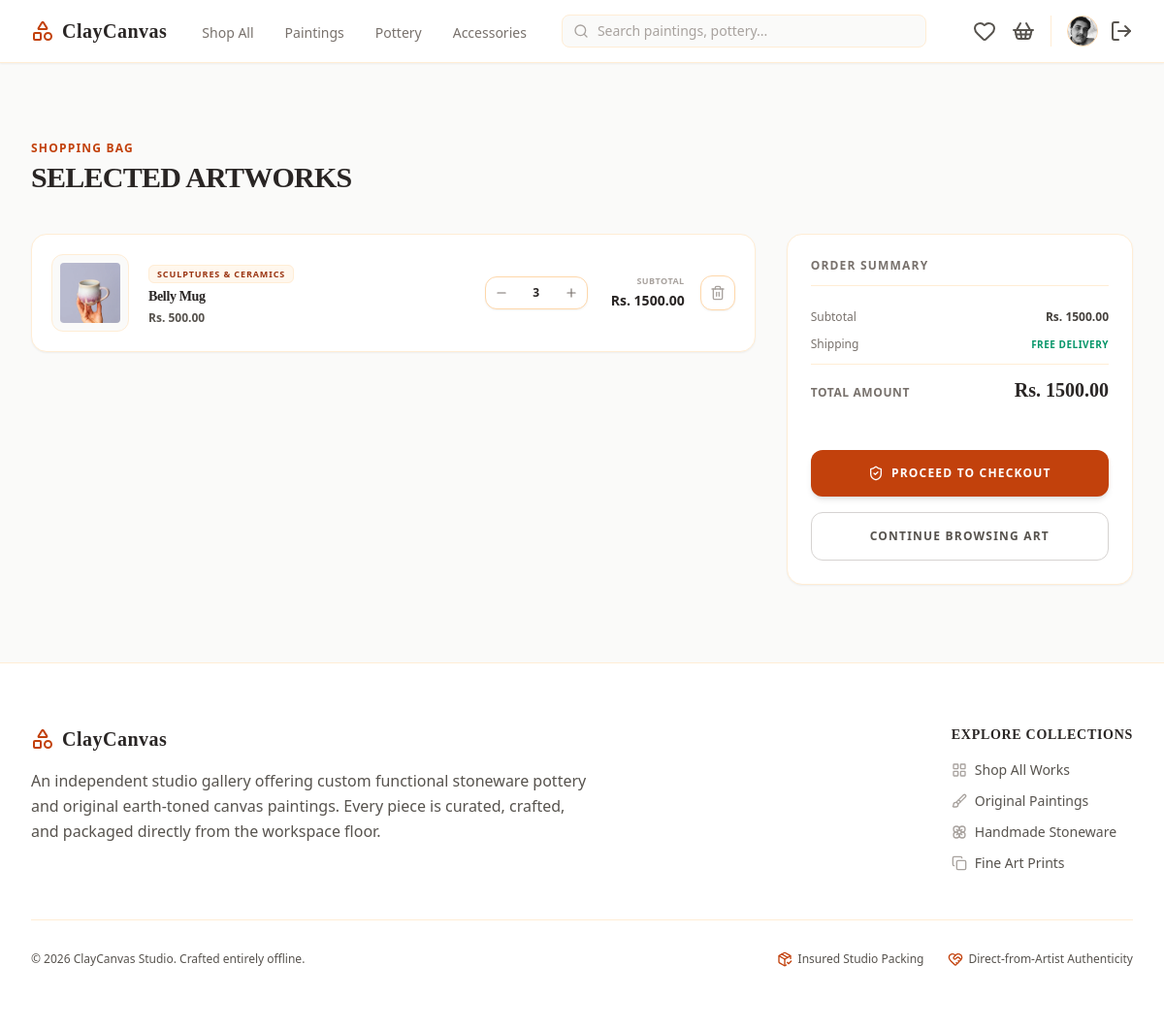
/cart/ (signed in), run on an earlier commit of the app's database.
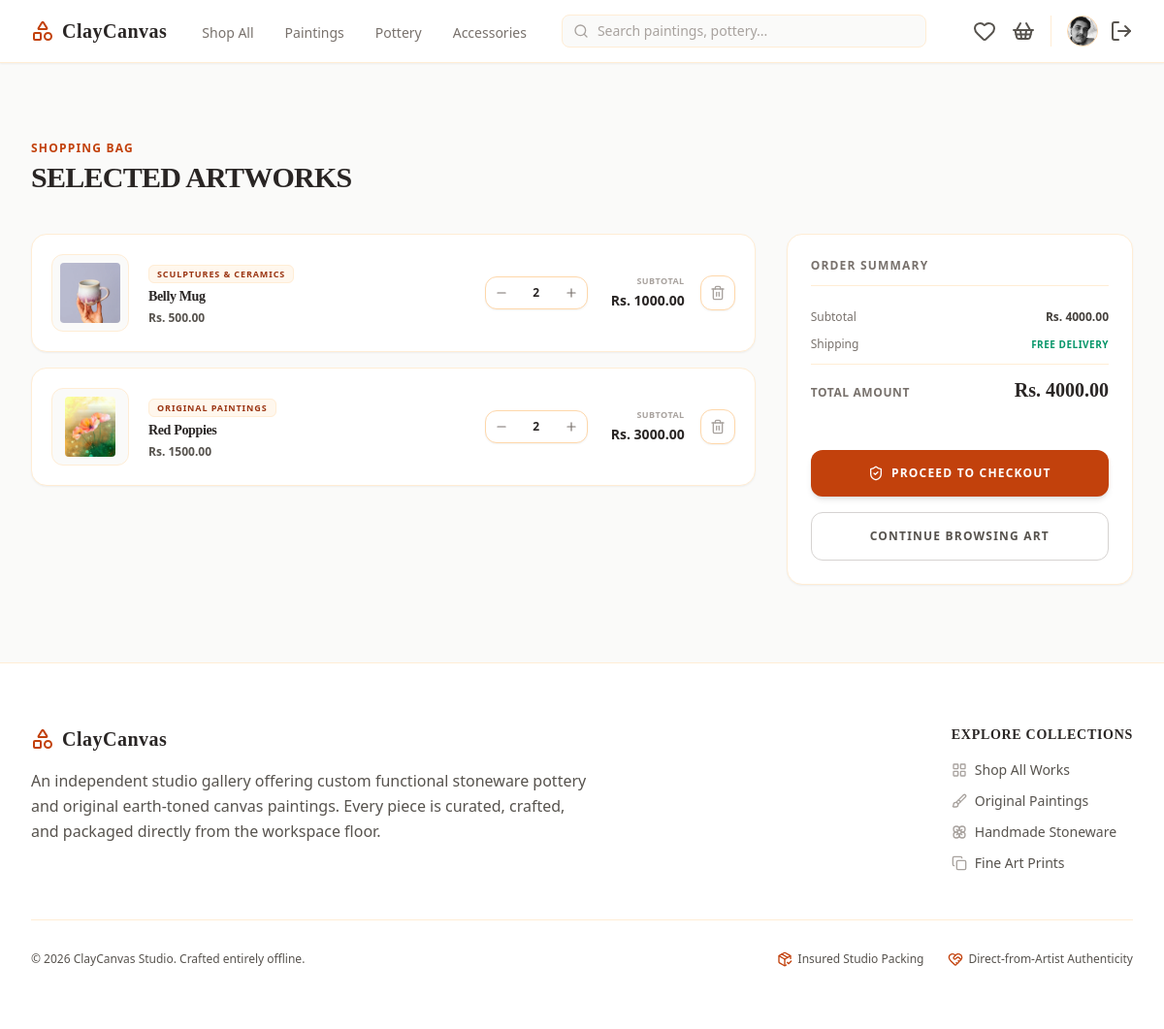
And on a later commit of the database.
### cc_app/models.py (models this page shows, shortened)
class User(AbstractUser):
    phone = models.CharField(max_length=20, blank=True)
    address = models.TextField(blank=True)
    profile_picture = models.ImageField(upload_to='images/user/', blank=True, null=True)

class CartItem(models.Model):
    cart = models.ForeignKey(Cart, on_delete=models.CASCADE, related_name='items')
    product = models.ForeignKey(Product, on_delete=models.CASCADE)
    quantity = models.PositiveIntegerField(default=1)
    @property
    def total_price(self):
        return self.product.price * self.quantity

class Product(models.Model):
    class Category(models.TextChoices):
        PAINTINGS = 'paintings', 'Original Paintings'
        POTTERY = 'pottery', 'Handmade Pottery'
        CERAMICS = 'ceramics', 'Sculptures & Ceramics'
        PRINTS = 'prints', 'Canvas & Fine Art Prints'
        ACCESSORIES = 'accessories', 'Art Supplies & Displays'
    name = models.CharField(max_length=255)
    category = models.CharField(max_length=30, choices=Category.choices)
    description = models.TextField(help_text="Detailed description of the artwork, dimensions, and materials used.")
    price = models.DecimalField(max_digits=10, decimal_places=2)
    stock = models.PositiveIntegerField(default=1, help_text="Set to 1 for unique, original one-off masterworks.")
    product_image = models.ImageField(upload_to='images/products/')
    is_active = models.BooleanField(default=True)
    created_at = models.DateTimeField(auto_now_add=True)

### cc_app/views/cart_view.py (the view)
# urls.py: path('cart/', cart_view, name='cart'),
@login_required
def cart_view(request):
    if request.user.is_staff:
        messages.error(request, "Staff members do not have a shopping cart.")
        return redirect('/products/')
    cart, created = Cart.objects.get_or_create(customer=request.user)
    cart_items = CartItem.objects.filter(cart=cart)
    total_price = sum(item.product.price * item.quantity for item in cart_items)
    return render(request, 'main/cart_page.html', {'cart_items': cart_items, 'total_price': total_price})

### cc_app/templates/main/cart_page.html (shortened to what this page needs)
<!DOCTYPE html>
<html lang="en">
<head>
    {% load static %}
    <link href="{% static 'css/styles.css' %}" rel="stylesheet" />
</head>
<body class="bg-stone-50 text-stone-800 font-sans min-h-screen flex flex-col">
    {% include 'components/_navbar.html' %}
    <main class="flex-grow max-w-7xl w-full mx-auto px-4 sm:px-6 lg:px-8 py-12 lg:py-20">
        <div class="mb-10">
            <h1 class="text-xs font-bold uppercase tracking-widest text-orange-700 mb-1">Shopping Bag</h1>
            <p class="text-2xl lg:text-3xl font-bold tracking-tight text-stone-950 uppercase font-serif">Selected Artworks</p>
        </div>
        {% if cart_items %}
            <div class="grid grid-cols-1 lg:grid-cols-3 gap-8 items-start">
                <div class="lg:col-span-2 space-y-4">
                    {% for item in cart_items %}
                        <div class="bg-white border border-orange-100 rounded-2xl p-4 sm:p-5 flex flex-col sm:flex-row items-center justify-between gap-5 hover:border-orange-200 transition-all shadow-sm">
                            <div class="flex flex-col sm:flex-row items-center gap-5 w-full sm:w-auto">
                                <div class="w-20 h-20 bg-stone-50 border border-orange-100 rounded-xl overflow-hidden flex items-center justify-center p-2 shrink-0">
                                    {% if item.product.product_image %}
                                        <img src="{{ item.product.product_image.url }}" alt="{{ item.product.name }}" class="max-w-full max-h-full object-contain rounded">
                                    {% else %}
                                        <i data-lucide="camera" class="w-6 h-6 text-stone-300"></i>
                                    {% endif %}
                                </div>
                                <div class="space-y-1 text-center sm:text-left">
                                    <span class="text-[9px] font-bold uppercase tracking-widest text-orange-800 bg-orange-50 border border-orange-100 px-2 py-0.5 rounded-md">
                                        {{ item.product.get_category_display }}
                                    </span>
                                    <h3 class="font-bold text-stone-950 text-sm tracking-tight line-clamp-1 mt-1 font-serif">
                                        {{ item.product.name }}
                                    </h3>
                                    <p class="text-xs font-semibold text-stone-600">
                                        Rs. {{ item.product.price|floatformat:2 }}
                                    </p>
                                </div>
                            </div>
                            <div class="flex items-center justify-between sm:justify-end gap-6 w-full sm:w-auto border-t sm:border-t-0 border-stone-100 pt-4 sm:pt-0">
                                <div class="flex items-center border border-orange-200 rounded-xl overflow-hidden bg-white shadow-sm">
                                    <a href="/cart/decrease/{{ item.product.id }}/" class="w-8 h-8 flex items-center justify-center text-stone-500 hover:text-orange-700 hover:bg-stone-50 transition-colors">
                                        <i data-lucide="minus" class="w-3.5 h-3.5"></i>
                                    </a>
                                    <span class="w-10 text-center text-xs font-bold text-stone-800">
                                        {{ item.quantity }}
                                    </span>
                                    <a href="/cart/increase/{{ item.product.id }}/" class="w-8 h-8 flex items-center justify-center text-stone-500 hover:text-orange-700 hover:bg-stone-50 transition-colors">
                                        <i data-lucide="plus" class="w-3.5 h-3.5"></i>
                                    </a>
                                </div>
                                <div class="flex items-center gap-4">
                                    <div class="text-right hidden sm:block">
                                        <span class="text-[9px] text-stone-400 block uppercase font-bold tracking-wider">Subtotal</span>
                                        <span class="text-sm font-bold text-orange-950">Rs. {{ item.total_price|floatformat:2 }}</span>
                                    </div>
                                    <a href="/cart/remove/{{ item.product.id }}/" class="w-9 h-9 bg-white hover:bg-rose-50 border border-orange-200 hover:border-rose-200 text-stone-400 hover:text-rose-600 rounded-xl transition-all flex items-center justify-center shadow-sm">
                                        <i data-lucide="trash-2" class="w-4 h-4"></i>
                                    </a>
                                </div>
                            </div>
                        </div>
                    {% endfor %}
                </div>
                <div class="bg-white border border-orange-100 rounded-2xl p-6 space-y-6 lg:sticky lg:top-24 shadow-sm">
                    <h2 class="text-xs font-bold uppercase tracking-widest text-stone-500 border-b border-orange-100 pb-3">Order Summary</h2>
                    <div class="space-y-3">
                        <div class="flex justify-between items-center text-xs">
                            <span class="text-stone-500 font-medium">Subtotal</span>
                            <span class="font-bold text-stone-700">Rs. {{ total_price|floatformat:2 }}</span>
                        </div>
                        <div class="flex justify-between items-center text-xs">
                            <span class="text-stone-500 font-medium">Shipping</span>
                            <span class="font-bold text-emerald-600 uppercase tracking-wider text-[10px]">Free Delivery</span>
                        </div>
                        <div class="border-t border-orange-100 pt-3 flex justify-between items-baseline">
                            <span class="text-xs font-bold uppercase tracking-wider text-stone-500">Total Amount</span>
                            <span class="text-xl font-bold text-orange-950 font-serif">Rs. {{ total_price|floatformat:2 }}</span>
                        </div>
                    </div>
                    <form method="POST" action="/payment/initiate/" class="space-y-4 pt-2">
                        <button type="button" id="action_button" class="w-full bg-orange-700 hover:bg-orange-800 text-white font-bold py-4 px-6 rounded-xl text-xs uppercase tracking-widest transition-all flex items-center justify-center gap-2 shadow-md hover:shadow-lg cursor-pointer">
                            <i data-lucide="shield-check" class="w-4 h-4"></i>
                            <span id="button_text">Proceed to Checkout</span>
                        </button>
                        <a href="/products/" class="w-full bg-transparent hover:bg-stone-50 text-stone-600 hover:text-stone-800 font-bold py-4 px-6 rounded-xl text-xs uppercase tracking-widest transition-all flex items-center justify-center gap-2 border border-stone-300">
                            Continue Browsing Art
                        </a>
                    </form>
                </div>
            </div>
        {% endif %}
    </main>
    {% include 'components/_footer.html' %}
</body>
</html>

### cc_app/templates/components/_navbar.html (shortened to what this page needs)
<nav class="bg-white border-b border-orange-100 sticky top-0 z-50 shadow-sm">
    <div class="max-w-7xl mx-auto px-4 sm:px-6 lg:px-8">
        <div class="flex justify-between h-16 items-center">
            <div class="flex items-center flex-1 md:flex-initial">
                <a href="/" class="flex-shrink-0 flex items-center mr-8">
                    <i data-lucide="shapes" class="text-orange-700 mr-2"></i>
                    <span class="text-xl font-bold tracking-wide text-orange-950 font-serif">ClayCanvas</span>
                </a>
                <div class="hidden md:flex space-x-6 font-medium">
                    <a href="/products/" class="{% if request.path == '/products/' and not request.GET.category %}text-orange-800 border-b-2 border-orange-700{% else %}text-stone-500 hover:text-orange-800{% endif %} px-1 pt-1 text-sm transition">Shop All</a>
                    <a href="/products/?category=paintings" class="{% if request.GET.category == 'paintings' %}text-orange-800 border-b-2 border-orange-700{% else %}text-stone-500 hover:text-orange-800{% endif %} px-1 pt-1 text-sm transition">Paintings</a>
                    <a href="/products/?category=pottery" class="{% if request.GET.category == 'pottery' %}text-orange-800 border-b-2 border-orange-700{% else %}text-stone-500 hover:text-orange-800{% endif %} px-1 pt-1 text-sm transition">Pottery</a>
                    <a href="/products/?category=accessories" class="{% if request.GET.category == 'accessories' %}text-orange-800 border-b-2 border-orange-700{% else %}text-stone-500 hover:text-orange-800{% endif %} px-1 pt-1 text-sm transition">Accessories</a>
                </div>
            </div>
            <div class="hidden sm:block flex-1 max-w-md mx-8">
                <form action="/products/" method="GET" class="relative m-0">
                    <div class="absolute inset-y-0 left-0 pl-3 flex items-center pointer-events-none">
                    </div>
                    <input type="text" name="q" value="{{ request.GET.q|default:'' }}" placeholder="Search paintings, pottery..." class="block w-full pl-9 pr-3 py-1.5 border border-orange-100 rounded-lg bg-stone-50 text-sm placeholder-stone-400 focus:outline-none focus:border-orange-400 focus:bg-white text-stone-800 transition">
                </form>
            </div>
            <div class="flex items-center space-x-4">
                <a href="/wishlist/" class="text-stone-600 hover:text-orange-800 transition relative">
                    <i data-lucide="heart"></i>
                </a>
                <a href="/cart/" class="text-stone-600 hover:text-orange-800 transition relative mr-2">
                    <i data-lucide="shopping-basket"></i>
                </a>
                {% if user.is_authenticated %}
                    <div class="flex items-center space-x-3 border-l border-orange-100 pl-4">
                        <a href="/profile/" class="block h-8 w-8 rounded-full overflow-hidden border border-orange-200 bg-orange-50 focus:outline-none">
                            {% if user.profile_picture %}
                                <img src="{{ user.profile_picture.url }}" alt="{{ user.username }}" class="h-full w-full object-cover">
                            {% else %}
                                <div class="h-full w-full flex items-center justify-center text-orange-800 font-bold text-sm bg-amber-100">
                                    {{ user.username|slice:":1"|upper }}
                                </div>
                            {% endif %}
                        </a>
                        <a href="/logout/" class="text-stone-600 hover:text-red-700 transition" title="Logout">
                            <i data-lucide="log-out"></i>
                        </a>
                    </div>
                {% endif %}
            </div>
        </div>
    </div>
</nav>

### cc_app/templates/components/_footer.html
<footer class="bg-white border-t border-orange-100 py-16 text-stone-950">
    <div class="max-w-7xl mx-auto px-4 sm:px-6 lg:px-8">
        <div class="grid grid-cols-1 md:grid-cols-3 gap-12 pb-12 border-b border-orange-100 items-start">
            <div class="md:col-span-2 space-y-4 max-w-xl">
                <div class="flex items-center">
                    <i data-lucide="shapes" class="text-orange-700 mr-2 h-6 w-6"></i>
                    <span class="text-xl font-bold tracking-wide font-serif text-stone-950">ClayCanvas</span>
                </div>
                <p class="text-stone-600 text-base leading-relaxed">
                    An independent studio gallery offering custom functional stoneware pottery and original earth-toned canvas paintings. Every piece is curated, crafted, and packaged directly from the workspace floor.
                </p>
            </div>
            <div class="md:justify-self-end">
                <h4 class="font-serif font-bold text-sm tracking-wider uppercase mb-4 text-stone-950">Explore Collections</h4>
                <ul class="space-y-3 text-sm font-medium">
                    <li><a href="#" class="text-stone-600 hover:text-orange-700 transition flex items-center"><i data-lucide="layout-grid" class="w-4 h-4 mr-2 text-stone-400"></i> Shop All Works</a></li>
                    <li><a href="#" class="text-stone-600 hover:text-orange-700 transition flex items-center"><i data-lucide="brush" class="w-4 h-4 mr-2 text-stone-400"></i> Original Paintings</a></li>
                    <li><a href="#" class="text-stone-600 hover:text-orange-700 transition flex items-center"><i data-lucide="flower" class="w-4 h-4 mr-2 text-stone-400"></i> Handmade Stoneware</a></li>
                    <li><a href="#" class="text-stone-600 hover:text-orange-700 transition flex items-center"><i data-lucide="copy" class="w-4 h-4 mr-2 text-stone-400"></i> Fine Art Prints</a></li>
                </ul>
            </div>
        </div>
        <div class="pt-8 flex flex-col sm:flex-row justify-between items-center space-y-4 sm:space-y-0 text-xs text-stone-600">
            <div>
                <span>© 2026 ClayCanvas Studio. Crafted entirely offline.</span>
            </div>
            <div class="flex flex-wrap gap-x-6 gap-y-2 justify-center">
                <span class="flex items-center"><i data-lucide="package-check" class="w-4 h-4 mr-1.5 text-orange-700"></i> Insured Studio Packing</span>
                <span class="flex items-center"><i data-lucide="heart-handshake" class="w-4 h-4 mr-1.5 text-orange-700"></i> Direct-from-Artist Authenticity</span>
            </div>
        </div>
    </div>
</footer>

What changed in the data, as far as the page shows it:
changed CartItem "Belly Mug": quantity "3" → "2"; total_price "1500.00" → "1000.00"
added CartItem: product.product_image (picture), product.category "ORIGINAL PAINTINGS", product.name "Red Poppies", product.price "1500.00", quantity "2", total_price "3000.00"
Also different on the page:
{{ total_price|floatformat:2 }}: "1500.00" → "4000.00"
